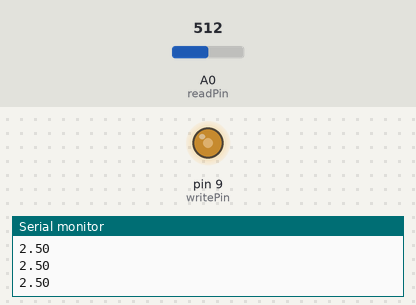
Recording of a sketch running on a simulated Arduino Uno, built with avr-gcc and run on an emulated ATmega328P. On the bench: output pins drawn as LEDs (lit = HIGH), the last lines printed to the serial monitor. The inputs (shaded band) are chosen by the test bench; at power-on: A0 (readPin) = 512.

Above: at 1.2 s.
1.3 s: A0 (readPin) set to 716
At 2.0 s:
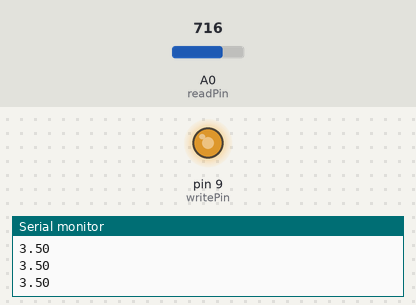
2.8 s: A0 (readPin) set to 900
At 3.1 s:
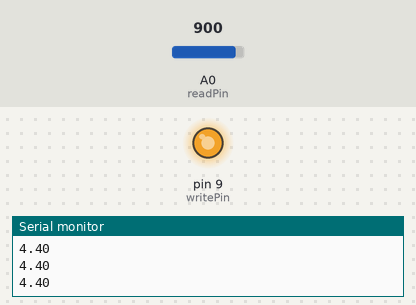
4.3 s: A0 (readPin) set to 122
At 5.3 s:
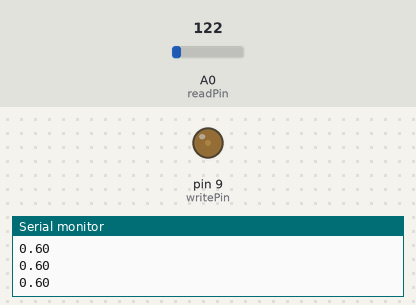
5.8 s: A0 (readPin) set to 0
At 6.6 s:
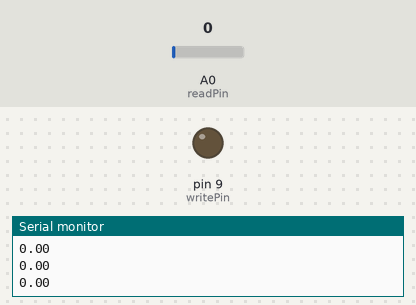
Timing chart, 0 to 8.3 s (numbered marks = the images above; inputs shaded):
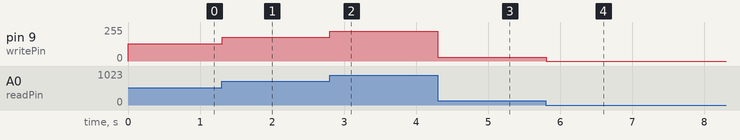

Measured:
- after the input at 1.3 s, pin 9 (writePin): 128/255 → 179/255 at once
- after the input at 2.8 s, pin 9 (writePin): 179/255 → 225/255 at once
- after the input at 4.3 s, pin 9 (writePin): 225/255 → 30/255 at once
- after the input at 5.8 s, pin 9 (writePin): 30/255 → 0/255 at once

The sketch:

led_with_potentiometer.ino
```cpp
int readPin = A0;

int writePin = 9;

void setup() {

  pinMode(readPin,INPUT);

  Serial.begin(9600);
}

void loop() {

  Serial.println((5.0/1023.0)*analogRead(readPin));

  analogWrite(writePin,analogRead(readPin)/4);
}
```
